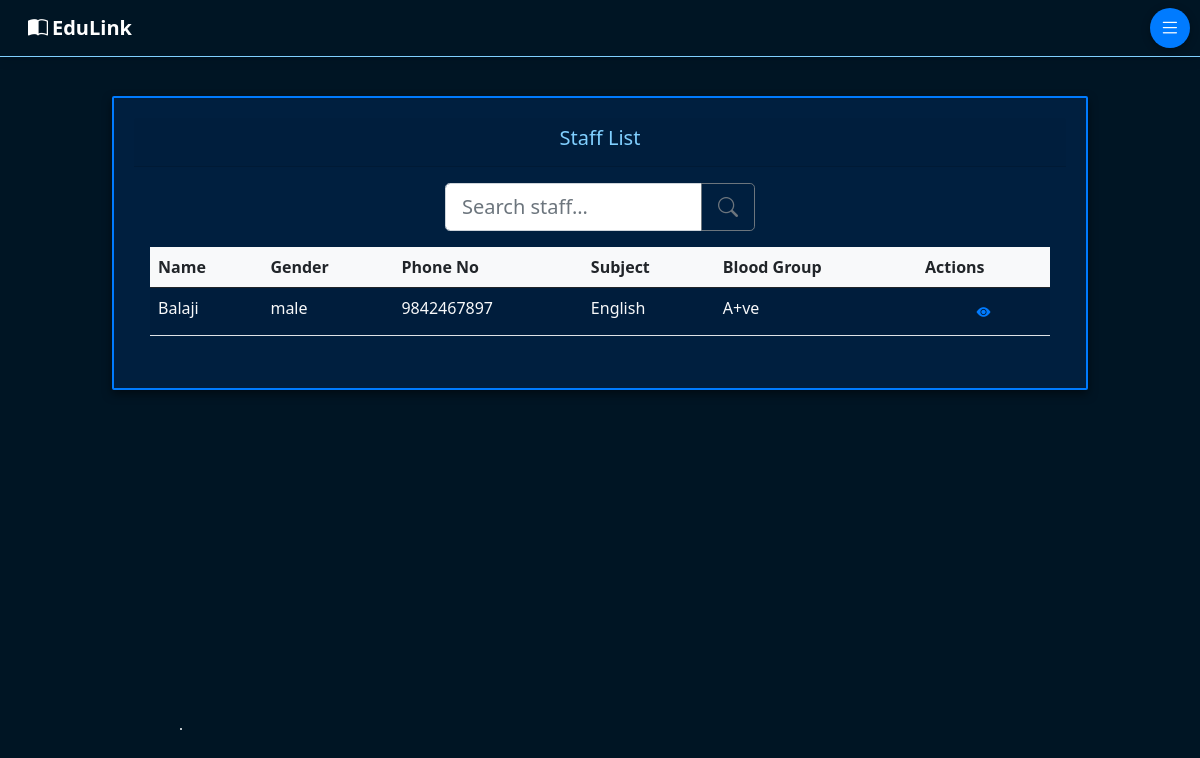
/staff_list/, run on the app's committed database.
### Edulink/models.py (models this page shows, shortened)
class Staff(models.Model):
    GENDER_CHOICES = [
        ('male', 'Male'),
        ('female', 'Female'),
    ]
    MARRIED_STATUS_CHOICES = [
        ('single', 'Single'),
        ('married', 'Married'),
    ]
    POSITION_CHOICES = [
        ('class teacher', 'Class Teacher'),
        ('subject teacher', 'Subject Teacher'),
    ]
    f_name = models.CharField(max_length=50)
    l_name = models.CharField(max_length=50)
    gender = models.CharField(max_length=6, choices=GENDER_CHOICES)
    phone_no = models.CharField(max_length=12)
    blood_group = models.CharField(max_length=5)
    DoB = models.DateField()
    subject = models.CharField(max_length=10,default='General')
    father_name = models.CharField(max_length=50)
    father_phone = models.CharField(max_length=12)
    address = models.TextField()
    city = models.CharField(max_length=20)
    state = models.CharField(max_length=20)
    pin_code = models.CharField(max_length=6)
    married_status = models.CharField(max_length=7, choices=MARRIED_STATUS_CHOICES)
    position = models.CharField(max_length=15, blank=True, null=True,choices=POSITION_CHOICES)
    qualification = models.CharField(max_length=50)
    experience = models.CharField(max_length=20)
    email = models.EmailField(max_length=50, unique=True)
    image = models.ImageField(upload_to='staff_images/', null=True, blank=True)

### Edulink/views.py (the view)
# urls.py: path('staff_list/',views.staff_list,name='staff_list'),
def staff_list(request):
    staff = Staff.objects.all()
    context = {'staff':staff}
    return render(request,'staff_list.html',context)

### template/Staff_list.html (shortened to what this page needs)
{% extends 'index.html' %}
{% load static %}
{% block content %}
<div id="mainContent" class="main-content container-fluid mt-5">
    <div class="row d-flex justify-content-center mt-5">
        <div class="col-sm-12 col-md-10 mt-5">
            <div class="card">
                <div class="card-header text-center">
                    <h5>Staff List</h5>
                </div>
                <div class="card-body">
                    <div class="d-flex justify-content-center mb-3">
                        <form method="get" action="" style="width: 50%; max-width: 310px;">
                            <div class="input-group">
                                <input type="text" name="search" class="form-control form-control-lg"
                                    placeholder="Search staff..." aria-label="Search" aria-describedby="search-btn"
                                    value="{{ request.GET.search }}">
                                <button class="btn btn-outline-secondary btn-lg" type="submit" id="search-btn">
                                    <i class="bi bi-search"></i>
                                </button>
                            </div>
                        </form>
                    </div>
                    <div class="table-responsive">
                        {% if staff %}
                        <table class="table table-striped ">
                            <thead class="table-light text-dark">
                                <tr>
                                    <th>Name</th>
                                    <th>Gender</th>
                                    <th>Phone No</th>
                                    <th>Subject</th>
                                    <th>Blood Group</th>
                                    <th>Actions</th>
                                </tr>
                            </thead>
                            <tbody>
                                {% for staf in staff %}
                                <tr class="text-light ">
                                    <td>{{ staf.f_name }}</td>
                                    <td>{{ staf.gender }}</td>
                                    <td>{{ staf.phone_no }}</td>
                                    <td>{{ staf.subject }}</td>
                                    <td>{{ staf.blood_group }}</td>
                                    <td>
                                        <div class="d-flex justify-content-center">
                                            <form method="get" action="{% url 'staff_info' staf.id %}" class="mb-0">
                                                <button type="submit" class="btn btn-sm btn-border-none" style="color:#007BFF;">
                                                    <i class="bi bi-eye-fill"></i>
                                                </button>
                                            </form>
                                        </div>
                                    </td>
                                </tr>
                                {% endfor %}
                            </tbody>
                        </table>
                        {% else %}
                        <p class="text-center text-light">No staff found.</p>
                        {% endif %}
                    </div>
                </div>
            </div>
        </div>
    </div>
</div>
{% endblock content %}

### static/css/index.css (style rules this page uses)
.bd { background: linear-gradient(180deg, #001524, #001524, #001524, #001524); min-height: 100vh; overflow: auto; position: relative; color: white; }

### template/Staff_list.html (style rules this page uses)
.card { background-color: #001f3f; border: 2px solid #007BFF; border-radius: 2px; animation: glow 1.5s infinite alternate; box-shadow: 0px 4px 10px rgba(0, 0, 0, 0.5); padding:20px; }
.card-header { color: #80d0ff !important; }
.card-body { background-color: #001f3f; }

### data on the page
Staff: f_name "Balaji", gender "male", phone_no "9842467897", subject "English", blood_group "A+ve"
